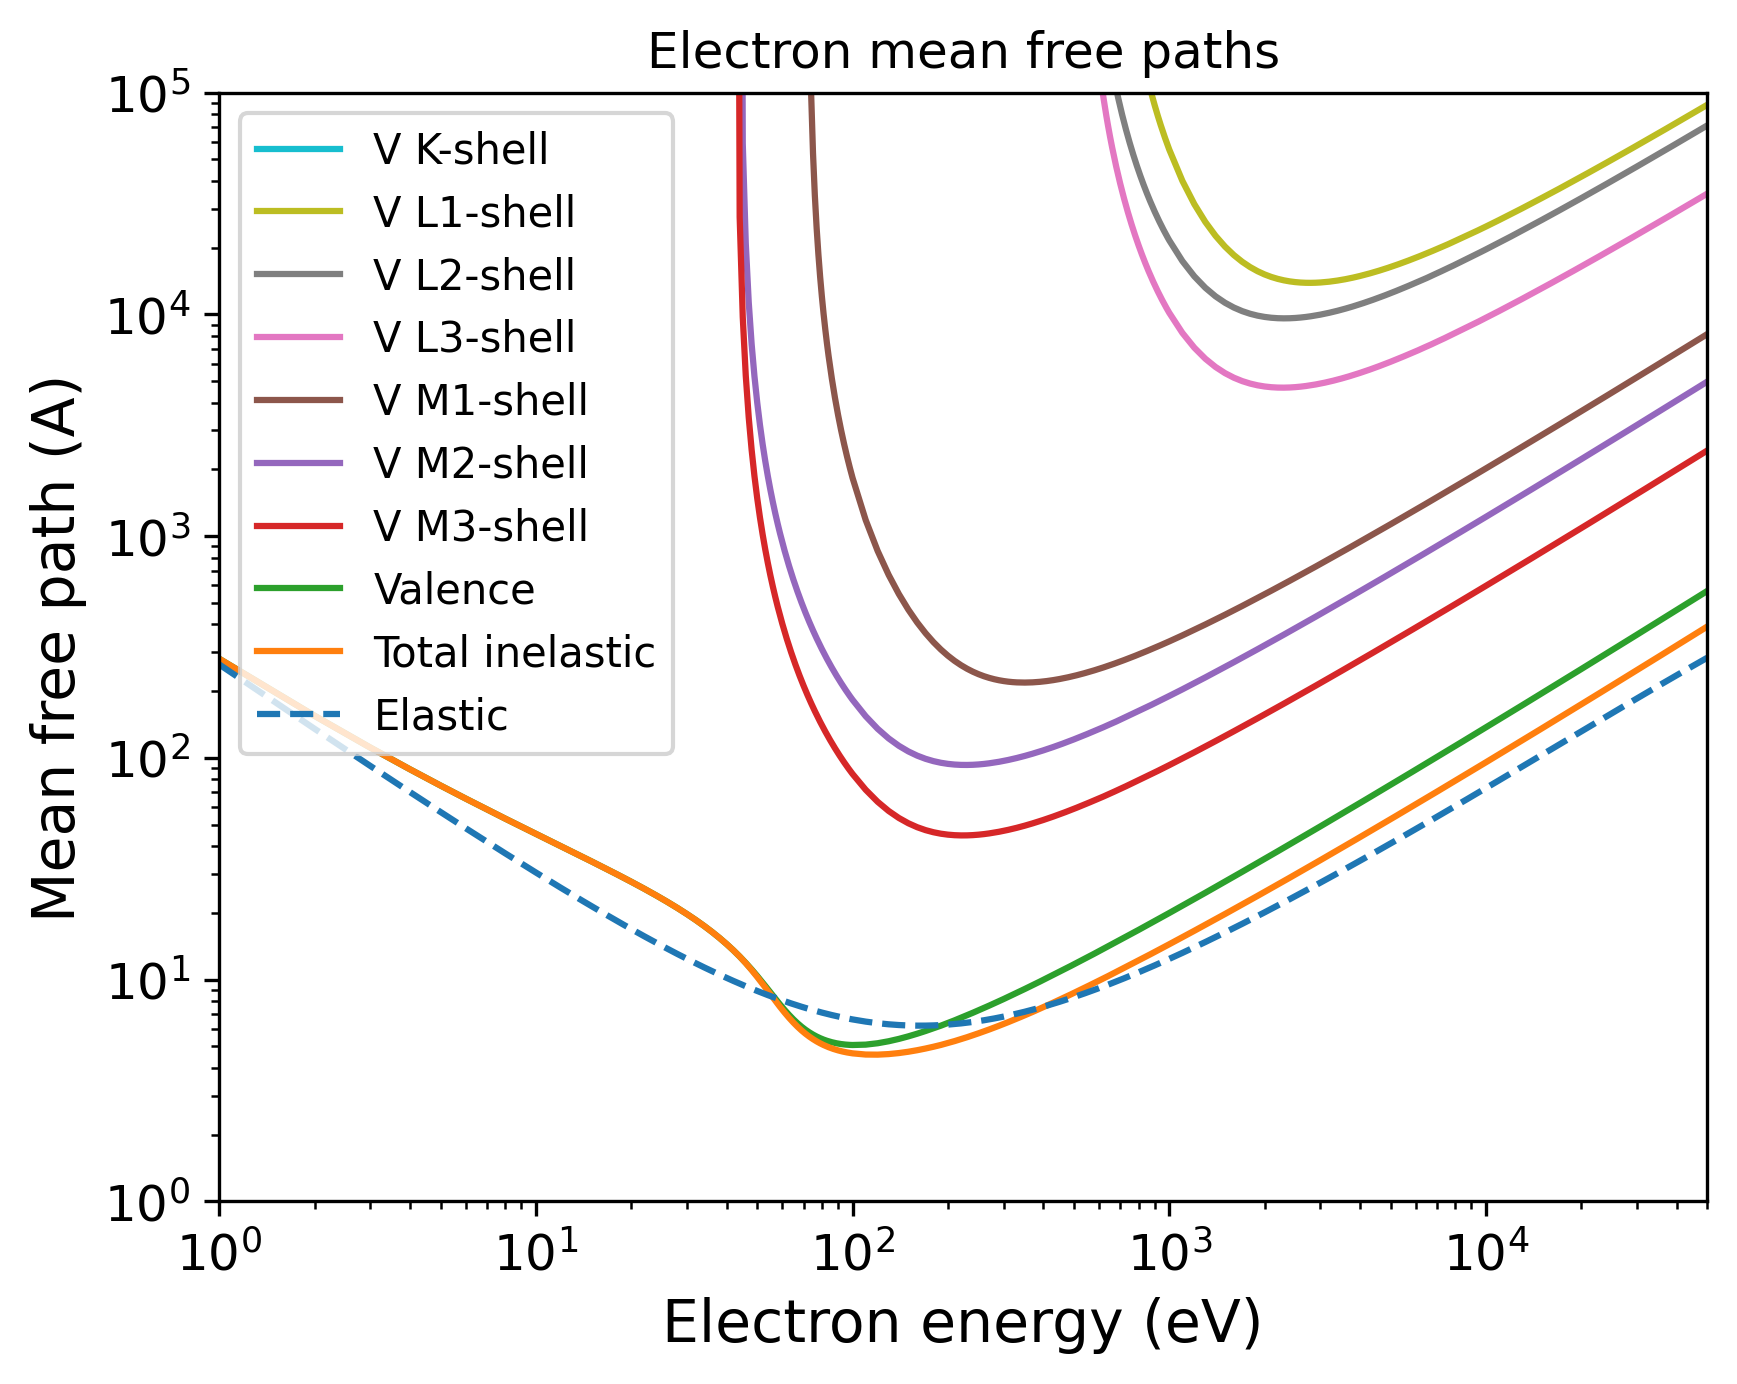

Write the Python code that produced this figure.
import pandas as pd
import numpy as np
import matplotlib.pyplot as plt
import matplotlib.cm as cm
# Set the format:
plt.xlabel("Electron energy (eV)", fontsize=14)
plt.ylabel("Mean free path (A)", fontsize=14)
plt.xticks(fontsize=12)
plt.yticks(fontsize=12)
plt.grid(False)
# Set the axes:
# Read the output file:
df = pd.read_csv(r"OUTPUT_V_Electron_IMFP.dat", sep=r'\s+', header=None, comment="#", skipinitialspace=True)
plt.xscale("log")
plt.yscale("log")
# Prepare the plot:
columns_to_plot = [ 1, 2, 3, 4, 5, 6, 7, 8, 9]
labels = [ "V K-shell", "V L1-shell", "V L2-shell", "V L3-shell", "V M1-shell", "V M2-shell", "V M3-shell", "Valence", "Total inelastic"]
# Create N distinct colors from a colormap
N = len(columns_to_plot)
colors = plt.cm.tab10(np.linspace(1, 0, 10))
# Set line styles:
linestyles = [ "-", "-", "-", "-", "-", "-", "-", "-", "-"]
for i, col in enumerate(columns_to_plot):
    color = colors[i % len(colors)]
    ls    = linestyles[i % len(linestyles)]
    label = labels[i % len(labels)]
    plt.plot(df.iloc[:, 0], df.iloc[:, col],
    color=color,
    label=label,
    linestyle=ls)
# Add a curve from the second file
df2 = pd.read_csv(r"OUTPUT_V_Electron_EMFP.dat", sep=r'\s+', header=None, comment="#", skipinitialspace=True)
columns_to_plot2 = [ 2]
labels2 = [ "Elastic"]
# Create second part of the plot:
for col, label in zip(columns_to_plot2, labels2):
    plt.plot(df2.iloc[:, 0], df2.iloc[:, col], label=label, linestyle="--")
plt.xlim(1.00000000,50000.00000000)
plt.ylim(1.00000000,100000.00000000)
plt.title("Electron mean free paths")
plt.legend(loc="best", fontsize=10)
# Save the plot in this format:
plt.savefig("OUTPUT_MFP_electron.png", dpi=300, bbox_inches="tight")
